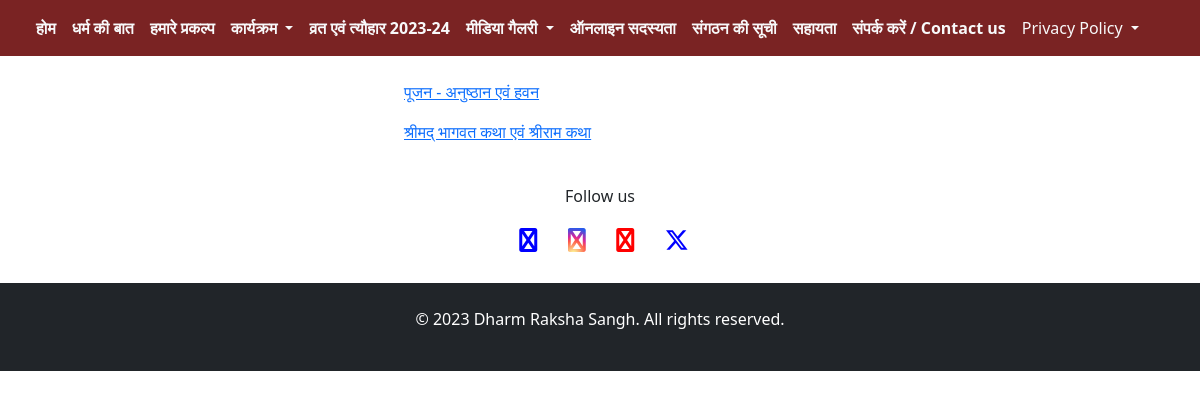
Screenshot of /services/dharmik_ayojan/ with the database file from the repository.
### services/models.py (models this page shows, shortened)
class DharmikAyojan(models.Model):
    title = models.CharField(max_length=500, null=True, blank=True)
    desc = models.TextField(null=True, blank=True)
    image = models.FileField(upload_to='dharmik_ayojan', null=True, blank=True)
    video_link = models.TextField(null=True, blank=True)
    money = models.IntegerField(null=True, default=0, blank=True)

### services/views.py (the view)
# urls.py: path('dharmik_ayojan/', views.dharmik_ayojan, name='dharmik_ayojan'),
def dharmik_ayojan(request):
    ayojan = DharmikAyojan.objects.all()
    context = {
        'ayojan': ayojan,
    }
    return render(request, 'dharmik_ayojan.html', context)

### services/templates/dharmik_ayojan.html
{% extends "navbar.html" %}
{% block services %}
<div class="container">
    <div class="col-lg-8 mx-auto p-4">
        <div class="row">
            <div class="col-lg-8 mx-auto">
                <ul>
                    {% for ayojan in ayojan %}
                    <a href="/services/ayojan_form/{{ayojan.id}}/"><p class="list_item ">{{ayojan.title}}</p></a>
                    {% endfor %}
                </ul>
            </div>
        </div>
    </div>
</div>
{% endblock services %}

### templates/navbar.html (style rules this page uses)
body { margin:0px; padding:0px; }

### rows the page displays
DharmikAyojan: title "पूजन - अनुष्ठान एवं हवन"
DharmikAyojan: title "श्रीमद् भागवत कथा एवं श्रीराम कथा"
